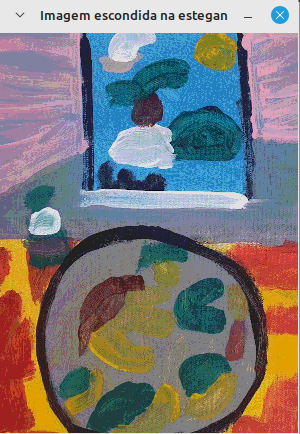
//> input picture esteganografia/imagem_escondida.png, 300 x 434 px, given in place of the camera
$ ./histograma   (built with g++ and OpenCV 4)
//> lines starting //> are read from the running program, lines starting //| are printed output that depends on the picture
#include <iostream>
#include <opencv2/opencv.hpp>

int main(int argc, char** argv){
  cv::Mat image;
  int width, height;
  int camera;
  cv::VideoCapture cap;
  std::vector<cv::Mat> planes;
  cv::Mat histR, histG, histB;
  int nbins = 64;
  float range[] = {0, 255};
  const float *histrange = { range };
  bool uniform = true;
  bool acummulate = false;
  int key;

  camera = 1;
  cap.open(camera);

  if(!cap.isOpened()){
    std::cout << "cameras indisponiveis";
    return -1;
  }

  cap.set(cv::CAP_PROP_FRAME_WIDTH, 640);
  cap.set(cv::CAP_PROP_FRAME_HEIGHT, 480);
  width = cap.get(cv::CAP_PROP_FRAME_WIDTH);
  height = cap.get(cv::CAP_PROP_FRAME_HEIGHT);

  std::cout << "largura = " << width << std::endl;
  std::cout << "altura  = " << height << std::endl;

  int histw = nbins, histh = nbins/2;
  cv::Mat histImgR(histh, histw, CV_8UC3, cv::Scalar(0,0,0));
  cv::Mat histImgG(histh, histw, CV_8UC3, cv::Scalar(0,0,0));
  cv::Mat histImgB(histh, histw, CV_8UC3, cv::Scalar(0,0,0));

  while(1){
    cap >> image;
//> image is the input picture: 434 rows x 300 cols, CV_8UC3; mean B, G, R 123, 122.3, 125.5
    cv::split (image, planes);
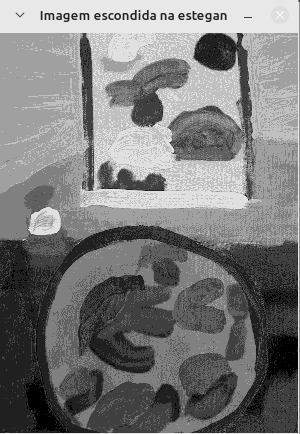
//> planes[0]: 434 rows x 300 cols, CV_8UC1; min 0, max 250, mean 123
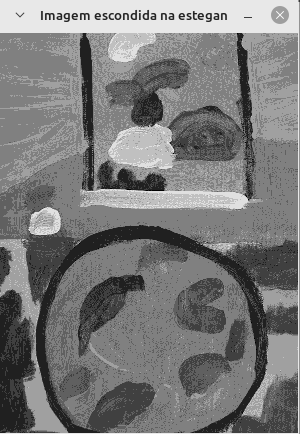
//> planes[1]: 434 rows x 300 cols, CV_8UC1; min 0, max 242, mean 122.3
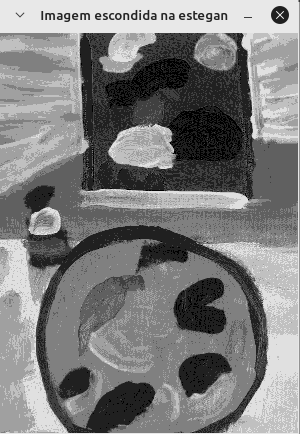
//> planes[2]: 434 rows x 300 cols, CV_8UC1; min 0, max 232, mean 125.5
    cv::calcHist(&planes[0], 1, 0, cv::Mat(), histB, 1,
                 &nbins, &histrange,
                 uniform, acummulate);
//> histB = 64 values, max 23293 at index 16, min 0 at index 1, mean 2034.4
    cv::calcHist(&planes[1], 1, 0, cv::Mat(), histG, 1,
                 &nbins, &histrange,
                 uniform, acummulate);
//> histG = 64 values, max 48569 at index 32, min 0 at index 1, mean 2034.4
    cv::calcHist(&planes[2], 1, 0, cv::Mat(), histR, 1,
                 &nbins, &histrange,
                 uniform, acummulate);
//> histR = 64 values, max 27448 at index 32, min 0 at index 1, mean 2034.4

    cv::normalize(histR, histR, 0, histImgR.rows, cv::NORM_MINMAX, -1, cv::Mat());
//> histR = 64 values, max 32 at index 32, min 0 at index 1, mean 2.37
    cv::normalize(histG, histG, 0, histImgG.rows, cv::NORM_MINMAX, -1, cv::Mat());
//> histG = 64 values, max 32 at index 32, min 0 at index 1, mean 1.34
    cv::normalize(histB, histB, 0, histImgB.rows, cv::NORM_MINMAX, -1, cv::Mat());
//> histB = 64 values, max 32 at index 16, min 0 at index 1, mean 2.79

    histImgR.setTo(cv::Scalar(0));
    histImgG.setTo(cv::Scalar(0));
    histImgB.setTo(cv::Scalar(0));

    for(int i=0; i<nbins; i++){
      cv::line(histImgR,
               cv::Point(i, histh),
               cv::Point(i, histh-cvRound(histR.at<float>(i))),
               cv::Scalar(0, 0, 255), 1, 8, 0);
      cv::line(histImgG,
               cv::Point(i, histh),
               cv::Point(i, histh-cvRound(histG.at<float>(i))),
               cv::Scalar(0, 255, 0), 1, 8, 0);
      cv::line(histImgB,
               cv::Point(i, histh),
               cv::Point(i, histh-cvRound(histB.at<float>(i))),
               cv::Scalar(255, 0, 0), 1, 8, 0);
    }
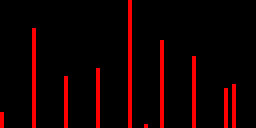
//> histImgR: 32 rows x 64 cols, CV_8UC3 (shown 4 times larger); mean B, G, R 0, 0, 18.8
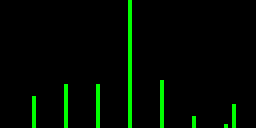
//> histImgG: 32 rows x 64 cols, CV_8UC3 (shown 4 times larger); mean B, G, R 0, 10.5, 0
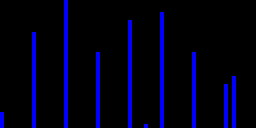
//> histImgB: 32 rows x 64 cols, CV_8UC3 (shown 4 times larger); mean B, G, R 22.3, 0, 0
    histImgR.copyTo(image(cv::Rect(0, 0       ,nbins, histh)));
    histImgG.copyTo(image(cv::Rect(0, histh   ,nbins, histh)));
    histImgB.copyTo(image(cv::Rect(0, 2*histh ,nbins, histh)));
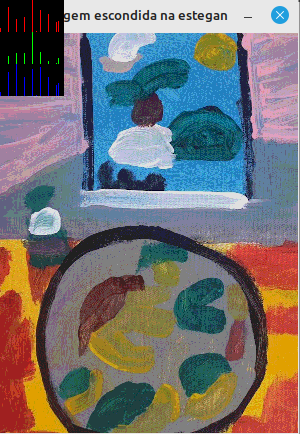
//> image: 434 rows x 300 cols, CV_8UC3; mean B, G, R 114.8, 114.7, 117.3
    cv::imshow("image", image);
    key = cv::waitKey(30);
//> the Esc key is pressed
    if(key == 27) break;
  }
  return 0;
}

$ run again, on esteganografia/desafio_esteganografia.png
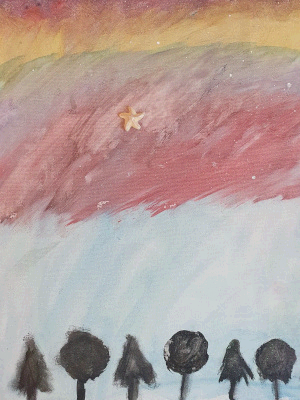
//> input picture esteganografia/desafio_esteganografia.png, 300 x 400 px, given in place of the camera
//> image is the input picture: 400 rows x 300 cols, CV_8UC3; mean B, G, R 154.8, 159.5, 179
//> `cv::split (image, planes);`:
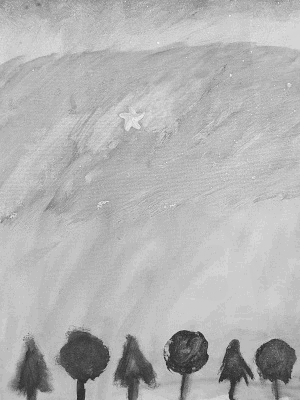
//> planes[2]: 400 rows x 300 cols, CV_8UC1; min 33, max 241, mean 179
//> `cv::calcHist(&planes[0], 1, 0, cv::Mat(), histB, 1, &nbins, &histrange..`: histB = 64 values, max 14922 at index 50, min 0 at index 0, mean 1875
//> `cv::calcHist(&planes[1], 1, 0, cv::Mat(), histG, 1, &nbins, &histrange..`: histG = 64 values, max 9191 at index 51, min 0 at index 0, mean 1875
//> `cv::calcHist(&planes[2], 1, 0, cv::Mat(), histR, 1, &nbins, &histrange..`: histR = 64 values, max 17399 at index 47, min 0 at index 0, mean 1875
//> `cv::normalize(histR, histR, 0, histImgR.rows, cv::NORM_MINMAX, -1, cv:..`: histR = 64 values, max 32 at index 47, min 0 at index 0, mean 3.45
//> `cv::normalize(histG, histG, 0, histImgG.rows, cv::NORM_MINMAX, -1, cv:..`: histG = 64 values, max 32 at index 51, min 0 at index 0, mean 6.53
//> `cv::normalize(histB, histB, 0, histImgB.rows, cv::NORM_MINMAX, -1, cv:..`: histB = 64 values, max 32 at index 50, min 0 at index 0, mean 4.02
//> `histImgB.copyTo(image(cv::Rect(0, 2*histh ,nbins, histh)));`:
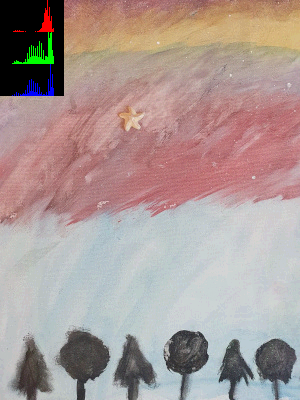
//> image: 400 rows x 300 cols, CV_8UC3; mean B, G, R 149.3, 152.8, 169.9
